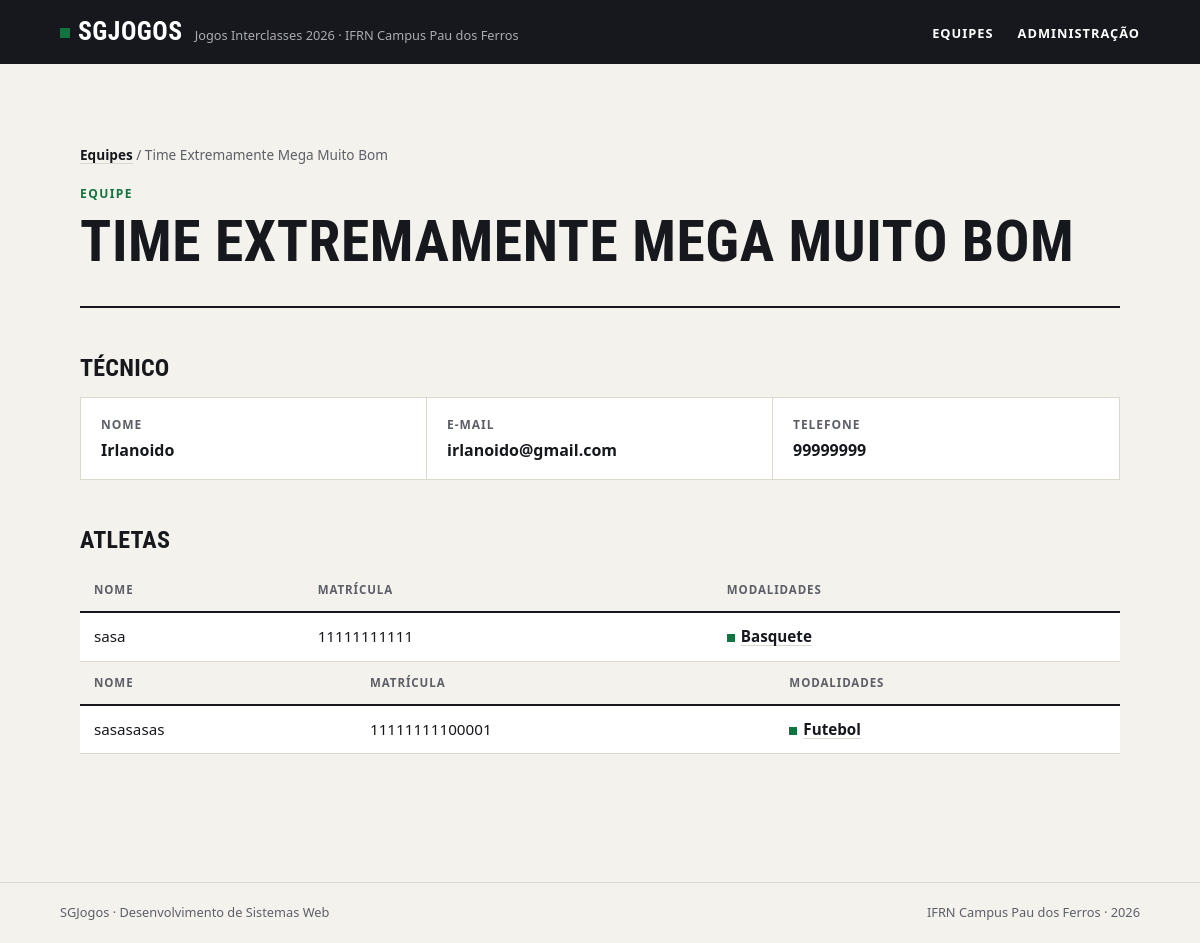
The app's page /equipe/4 with its own data.
### jogos/models.py (models this page shows, shortened)
class Equipe(models.Model):
    nome = models.CharField(max_length=100, unique=True)
    curso = models.CharField(max_length=100)
    cor = models.DecimalField(max_digits=7, decimal_places=0, default='#000000')
    criado_em = models.DateField(auto_now_add=True)
    class Meta:
        ordering = ['nome']
        verbose_name = 'equipe'
        verbose_name_plural = 'equipes'

class Tecnico(models.Model):
    equipe = models.ForeignKey(Equipe, on_delete=models.CASCADE, related_name='tecnicos')
    nome = models.CharField(max_length=100, unique=True)
    email = models.EmailField(unique=True)
    telefone = models.CharField(max_length=20, blank=True)
    class Meta:
        ordering = ['nome']
        verbose_name = 'tecnico'
        verbose_name_plural = 'tecnicos'

class Atleta(models.Model):
    equipe = models.ForeignKey(Equipe, on_delete=models.PROTECT, related_name='atletas')
    nome = models.CharField(max_length=100, unique=True)
    matricula = models.CharField(max_length=100, unique=True)
    data_nascimento = models.DateField()
    modalidades = models.ManyToManyField(Modalidade, blank=True, related_name='atletas')
    class Meta:
        ordering = ['nome']
        verbose_name = 'atleta'
        verbose_name_plural = 'atletas'

class Modalidade(models.Model):
    nome = models.CharField(max_length=100, unique=True)
    tipo = models.CharField(max_length=20, choices=[('individual', 'Individual'), ('coletivo', 'Coletivo')])
    max_atletas = models.PositiveIntegerField()
    class Meta:
        ordering = ['nome']
        verbose_name = 'modalidade'
        verbose_name_plural = 'modalidades'

### jogos/views.py (the view)
# urls.py: path('equipe/<int:pk>', views.equipe, name='equipe'),
def equipe(request, pk):
    equipe = get_object_or_404(Equipe, pk=pk)
    atletas = equipe.atletas.all()
    tecnico = equipe.tecnicos.all()
    return render(request, 'equipe.html', {'equipe': equipe, 'tecnico': tecnico, 'atletas': atletas})

### jogos/templates/equipe.html (shortened to what this page needs)
{% extends 'base.html' %}
{% block content %}
    <main class="conteudo">
        <nav class="trilha"><a href="{% url 'index' %}">Equipes</a> / {{ equipe.nome }}</nav>
            <header class="topo">
                <span class="sobretitulo">Equipe</span>
                <h1>{{ equipe.nome }}</h1>
            </header>
            {% for tecnico in equipe.tecnicos.all %}
                <h2>Técnico</h2>
                <dl class="numeros ficha">
                    <div>
                        <dt>Nome</dt>
                        <dd>{{ tecnico.nome }}</dd>
                    </div>
                    <div>
                        <dt>E-mail</dt>
                        <dd>{{ tecnico.email }}</dd>
                    </div>
                    <div>
                        <dt>Telefone</dt>
                        <dd>{{ tecnico.telefone }}</dd>
                    </div>
                </dl>
            {% empty %}
            <p class="aviso">Esta equipe ainda não tem técnico cadastrado.</p>
            {% endfor %}
        <h2>Atletas</h2>
        {% for atleta in atletas %}
        <div class="tabela">
            <table>
                <thead>
                    <tr>
                        <th>Nome</th>
                        <th>Matrícula</th>
                        <th>Modalidades</th>
                    </tr>
                </thead>
                <tbody>
                    <tr>
                        <td>{{ atleta.nome }}</td>
                        <td>{{ atleta.matricula }}</td>
                        <td>
                            <ul class="modalidades">
                                {% for modalidade in atleta.modalidades.all %}
                                <li><a href="{% url 'modalidade' modalidade.pk %}">{{ modalidade.nome }}</a></li>
                                {% empty %}
                                    <li><a class="individual" href="{% url 'modalidade' 0 %}">Nenhuma modalidade</a></li>
                                {% endfor %}
                            </ul>
                        </td>
                    </tr>
        {% empty %}
                    <tr><td class="vazio" colspan="3">Nenhum atleta inscrito.</td></tr>
        {% endfor %}
                </tbody>
            </table>
        </div>
    </main>
</body>
</html>
{% endblock %}

### jogos/static/css/style.css (style rules this page uses)
:root { --papel: #f4f2ed; --branco: #ffffff; --tinta: #16181d; --tinta-suave: #5c5f67; --linha: #dcd8ce; --verde: #12733f; --verde-claro: #e2efe6; --fonte-texto: system-ui, -apple-system, "Segoe UI", Roboto, Ubuntu, "Helvetica Neue", Arial, sans-serif; --fonte-titulo: "Bahnschrift SemiCondensed", "Bahnschrift", "Avenir Next Condensed", "Roboto Condensed", "Ubuntu Condensed", "Arial Narrow", var(--fonte-texto); }
*, *::before, *::after { box-sizing: border-box; }
* { margin: 0; padding: 0; }
body { min-height: 100vh; display: flex; flex-direction: column; background: var(--papel); color: var(--tinta); font-family: var(--fonte-texto); font-size: 1rem; line-height: 1.55; -webkit-font-smoothing: antialiased; }
a { color: inherit; }
ul { list-style: none; }
h1, h2, h3 { font-family: var(--fonte-titulo); font-stretch: condensed; font-weight: 700; line-height: 1.05; text-transform: uppercase; letter-spacing: 0.01em; }
.conteudo { width: 100%; max-width: 1120px; margin: 0 auto; padding: 0 20px; }
main.conteudo { flex: 1; padding-top: 40px; padding-bottom: 64px; }
.topo { padding-bottom: 24px; margin-bottom: 32px; border-bottom: 2px solid var(--tinta); }
.sobretitulo { display: block; margin-bottom: 8px; color: var(--verde); font-size: 0.75rem; font-weight: 700; letter-spacing: 0.12em; text-transform: uppercase; }
h1 { font-size: clamp(2.2rem, 6vw, 3.6rem); }
h2 { margin: 48px 0 16px; font-size: 1.5rem; }
.trilha { margin-bottom: 20px; color: var(--tinta-suave); font-size: 0.85rem; }
.trilha a { color: var(--tinta); font-weight: 600; text-decoration-color: var(--linha); text-underline-offset: 3px; }
.numeros { display: grid; grid-template-columns: repeat(auto-fit, minmax(180px, 1fr)); border: 1px solid var(--linha); background: var(--branco); }
.numeros div { padding: 18px 20px; border-right: 1px solid var(--linha); }
.numeros div:last-child { border-right: none; }
.numeros dt { color: var(--tinta-suave); font-size: 0.75rem; font-weight: 700; letter-spacing: 0.08em; text-transform: uppercase; }
.numeros dd { margin-top: 4px; font-family: var(--fonte-titulo); font-stretch: condensed; font-size: 1.6rem; font-weight: 700; line-height: 1.15; font-variant-numeric: tabular-nums; overflow-wrap: anywhere; }
.tabela { overflow-x: auto; }
table { width: 100%; border-collapse: collapse; background: var(--branco); font-size: 0.95rem; font-variant-numeric: tabular-nums; }
th, td { padding: 12px 14px; border-bottom: 1px solid var(--linha); text-align: left; vertical-align: top; }
th { border-bottom: 2px solid var(--tinta); background: var(--papel); color: var(--tinta-suave); font-size: 0.72rem; font-weight: 700; letter-spacing: 0.08em; text-transform: uppercase; }
td a { font-weight: 600; text-decoration-color: var(--linha); text-underline-offset: 3px; }
.modalidades { display: flex; flex-wrap: wrap; gap: 4px 16px; }
.modalidades a::before { content: ""; display: inline-block; width: 8px; height: 8px; margin-right: 6px; background: var(--verde); }
.numeros.ficha dd { font-family: var(--fonte-texto); font-stretch: normal; font-size: 1rem; font-weight: 600; line-height: 1.4; }

### records on screen
Equipe: nome "Time Extremamente Mega Muito Bom", nome "TIME EXTREMAMENTE MEGA MUITO BOM"
Tecnico: nome "Irlanoido", email "irlanoido@gmail.com", telefone "99999999"
Atleta: nome "sasa", matricula "11111111111"
Modalidade: nome "Basquete"
Atleta: nome "sasasasas", matricula "11111111100001"
Modalidade: nome "Futebol"
